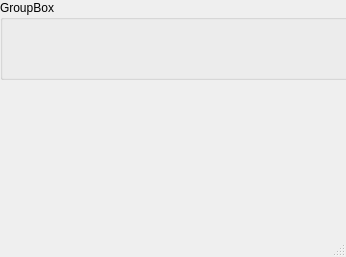
<?xml version="1.0" encoding="UTF-8"?>
<ui version="4.0">
 <class>FrmDBMain</class>
 <widget class="QMainWindow" name="FrmDBMain">
  <property name="geometry">
   <rect>
    <x>0</x>
    <y>0</y>
    <width>346</width>
    <height>257</height>
   </rect>
  </property>
  <property name="windowTitle">
   <string>MainWindow</string>
  </property>
  <widget class="QWidget" name="centralwidget">
   <widget class="QGroupBox" name="groupBox">
    <property name="geometry">
     <rect>
      <x>0</x>
      <y>0</y>
      <width>571</width>
      <height>80</height>
     </rect>
    </property>
    <property name="title">
     <string>GroupBox</string>
    </property>
   </widget>
  </widget>
  <widget class="QMenuBar" name="menubar">
   <property name="geometry">
    <rect>
     <x>0</x>
     <y>0</y>
     <width>346</width>
     <height>23</height>
    </rect>
   </property>
  </widget>
  <widget class="QStatusBar" name="statusbar"/>
 </widget>
 <resources/>
 <connections/>
</ui>
